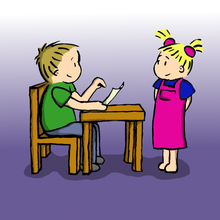
%> input picture PS2/data/im3.png, 220 x 220 px, shrunk from 512 x 512 before the run
$ octave subsampler.m   (GNU Octave 9; MATLAB toolbox functions it lacks are replaced by stand-ins)
%> lines starting %> are read from the running program, lines starting %| are printed output that depends on the picture; in (x1, y1, x2, y2) boxes, pixels count from 0 and x2, y2 are one past the last pixel; in counts of white or black regions, pixels touching at a corner belong together; the program's own positions count from 1
%% Subsampler

% Step 1: Read the input image
im = imread('./data/im3.png');  % Read the input image
%> im is the input picture: size 220x220x3 uint8; mean R, G, B 153.9, 137.8, 157.1
[m, n, ~] = size(im);               % Get the dimensions of the image (height, width, channels)
%> m = 220; n = 220

% Step 2: Edge Detection using Canny
ed_im = uint8(edge(rgb2gray(im), 'canny'));  % Convert to grayscale and detect edges using Canny
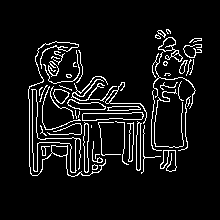
%> ed_im: size 220x220 uint8; values 0 (black) and 1 (white), 7.5% white in thin lines or dots, all inside (x1, y1, x2, y2) = (28, 29, 202, 177)

% Initialize parameters
d = 1;        % Neighborhood radius for mask creation
thres = 0;    % Threshold for neighborhood selection

% Step 3: Pad the edge map and initialize mask images
edd_im = padarray(ed_im, [d, d]);            % Pad the edge map to handle boundary pixels
%> edd_im: size 222x222 uint8; values 0 (black) and 1 (white), 7.4% white in thin lines or dots, all inside (x1, y1, x2, y2) = (29, 30, 203, 178)
msk_im = uint8(zeros(m, n));                 % Initialize a mask image (all zeros)
mask_im = padarray(msk_im, [d, d]);          % Pad the mask image
final_mask = uint8(zeros(m, n));             % Initialize the final mask

% Step 4: Iterate through the padded edge map to generate the final mask
for i = 1 + d : m + d
    for j = 1 + d : n + d
        % Check if the current pixel is an edge pixel
        if edd_im(i, j) == 1
            % Create a 3x3 neighborhood window (all ones)
            msk = uint8(ones(2 * d + 1, 2 * d + 1));

            % Calculate the sum of the neighborhood in the padded mask image
            val = sum(sum(msk .* mask_im(i - d : i + d, j - d : j + d)));

            % If no neighbors are selected (val <= thres), update the final mask
            if val <= thres
                final_mask(i - d, j - d) = 1;  % Mark the pixel in the final mask
                mask_im(i - d : i + d, j - d : j + d) = ones(2 * d + 1, 2 * d + 1);  % Update the mask image
            end
        end
    end
end
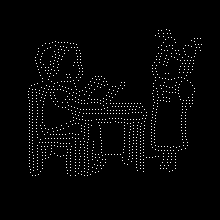
%> final_mask: size 220x220 uint8; values 0 (black) and 1 (white), 2.1% white in thin lines or dots, all inside (x1, y1, x2, y2) = (28, 29, 202, 176)
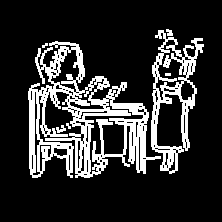
%> mask_im: size 222x222 uint8; values 0 (black) and 1 (white), 18.7% white; 7 white regions (3 under 20 px), largest, box (x1, y1, x2, y2) and area: (28, 41, 161, 178) 6660, (151, 30, 204, 174) 2430, (56, 125, 66, 133) 45, (166, 29, 173, 36) 36
%> after the loop, msk = [1 1 1; 1 1 1; 1 1 1]; val = 4

% Display the final mask
figure;
imshow(final_mask * 255);
title('Final Mask');

% Step 5: Exclude neighborhood of edge pixels in the mask
window = 3;                          % Size of the exclusion window
pd = (window - 1) / 2;               % Pad distance for the exclusion window
pmsk = padarray(uint8(ones(m, n)), [pd, pd]);  % Pad the initial mask

% Iterate through the padded final mask to exclude neighborhood pixels
for i = pd + 1 : pd + m
    for j = pd + 1 : pd + n
        if final_mask(i - pd, j - pd)  % If the pixel is marked in the final mask
            % Set the neighborhood around the pixel to 0 in the padded mask
            pmsk(i - pd : i + pd, j - pd : j + pd, :) = 0;
        end
    end
end
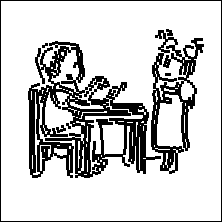
%> pmsk: size 222x222 uint8; values 0 (black) and 1 (white), 79.5% white; 8 black regions (3 under 20 px), largest, box (x1, y1, x2, y2) and area: (28, 41, 161, 178) 6660, (151, 30, 204, 174) 2430, (0, 0, 222, 222) 884, (56, 125, 66, 133) 45, (166, 29, 173, 36) 36

% Extract the mask back to the original size and exclude boundary pixels
pmsk = pmsk(pd + 1 : pd + m, pd + 1 : pd + n, :);
%> pmsk: size 220x220 uint8; values 0 (black) and 1 (white), 80.9% white; 7 black regions (3 under 20 px), largest, box (x1, y1, x2, y2) and area: (27, 40, 160, 177) 6660, (150, 29, 203, 173) 2430, (55, 124, 65, 132) 45, (165, 28, 172, 35) 36
pmsk(1, :, :) = 0;
pmsk(m, :, :) = 0;
pmsk(:, 1, :) = 0;
pmsk(:, n, :) = 0;
%> pmsk: size 220x220 uint8; values 0 (black) and 1 (white), 79.1% white; 8 black regions (3 under 20 px), largest, box (x1, y1, x2, y2) and area: (27, 40, 160, 177) 6660, (150, 29, 203, 173) 2430, (0, 0, 220, 220) 876, (55, 124, 65, 132) 45, (165, 28, 172, 35) 36

% Display the refined mask
figure;
imshow(pmsk * 255);
title('Refined Mask');

% Save the refined mask as a binary image
imwrite(logical(pmsk), './data/mask.pbm');

% Step 6: Create the masked image by applying the inverted mask
res_im = (1 - pmsk) .* im;
figure;
imshow(res_im);
title('Masked Image');

%% Super-sampler

% Step 7: Pad the final mask and the masked image for super-sampling
win = (2 * d + 1);  % Define the window size
res_ed = padarray(final_mask, [win, win]);  % Pad the final mask
%> res_ed: size 226x226 uint8; values 0 (black) and 1 (white), 2% white in thin lines or dots, all inside (x1, y1, x2, y2) = (31, 32, 205, 179)
res_resim = padarray(res_im, [win, win]);   % Pad the masked image
col = double(res_resim);                    % Convert the padded image to double for calculations

% Initialize counters for averaging the interpolated values
[sx, sy, ~] = size(res_ed);
%> sx = 226; sy = 226
cnt = double(ones(sx, sy, 3));

% Step 8: Iterate through the padded mask for super-sampling
for i = 1 + win : m + win
    for j = 1 + win : n + win
        if res_ed(i, j) == 1  % If the current pixel is an edge pixel
            % Iterate through the neighborhood to interpolate values
            for k = i - win : i + win
                for l = j - win : j + win
                    if res_ed(k, l) == 1
                        % Linear interpolation between the current pixel and its neighbor
                        for t = 0 : 0.25 : 1
                            cx = floor(t * i + (1 - t) * k);
                            cy = floor(t * j + (1 - t) * l);

                            % Update the counters and interpolated color values
                            cnt(cx - d : cx + d, cy - d : cy + d, :) = cnt(cx - d : cx + d, cy - d : cy + d, :) + double(ones(win, win, 3));
                            col(cx - d : cx + d, cy - d : cy + d, :) = col(cx - d : cx + d, cy - d : cy + d, :) + double(res_resim(i - d : i + d, j - d : j + d, :)) * t + double(res_resim(k - d : k + d, l - d : l + d, :)) * (1 - t);
                        end
                    end
                end
            end
        end
    end
end
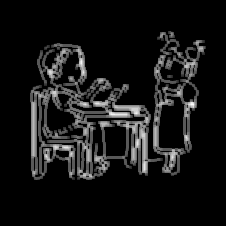
%> cnt: size 226x226x3 double; min 1, max 44, mean 4.6; drawn with min black and max white
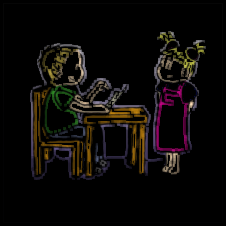
%> col: size 226x226x3 double; mean R, G, B 486.1, 389.8, 317.1; drawn with min black and max white
%> after the loop, cx = 179; cy = 91

% Normalize the interpolated values using the counters
col = uint8(col ./ cnt);
%> col: size 226x226x3 uint8
col = col(1 + win : m + win, 1 + win : n + win, :);
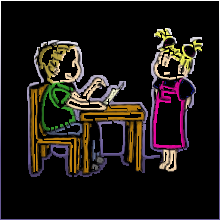
%> col: size 220x220x3 uint8; mean R, G, B 30.9, 25.7, 22.4

% Display the reconstructed image
figure;
imshow(col);
title('Reconstructed Image');

% Save the reconstructed image
imwrite(col, './data/res_im.png');

$ run again, with PS2/data/im4.png copied over PS2/data/im3.png
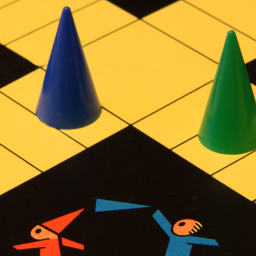
%> input picture PS2/data/im4.png, 256 x 256 px
%> im is the input picture: size 256x256x3 uint8; mean R, G, B 133.9, 111.6, 44.6
%> ed_im: size 256x256 uint8; values 0 (black) and 1 (white), 4.4% white in thin lines or dots
%> edd_im: size 258x258 uint8; values 0 (black) and 1 (white), 4.3% white in thin lines or dots
%> after the loop `for i = 1 + d : m + d`: msk = [1 1 1; 1 1 1; 1 1 1]; val = 0
%> res_ed: size 262x262 uint8; values 0 (black) and 1 (white), 1.1% white in thin lines or dots
%> after the loop `for i = 1 + win : m + win`: cx = 258; cy = 193
%> `col = col(1 + win : m + win, 1 + win : n + win, :);`:
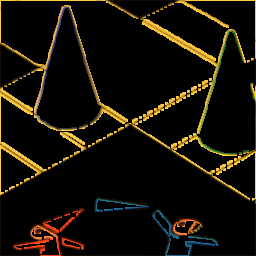
%> col: size 256x256x3 uint8; mean R, G, B 21.4, 16.6, 6.9
